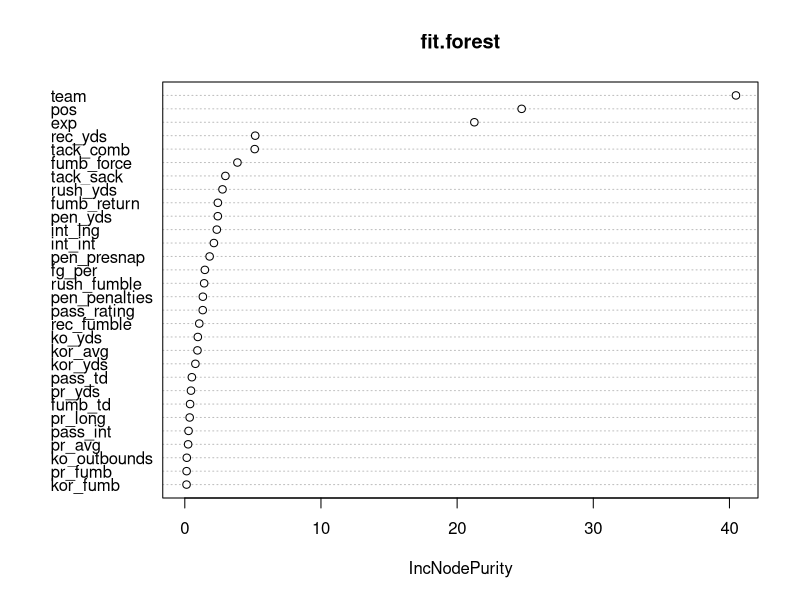
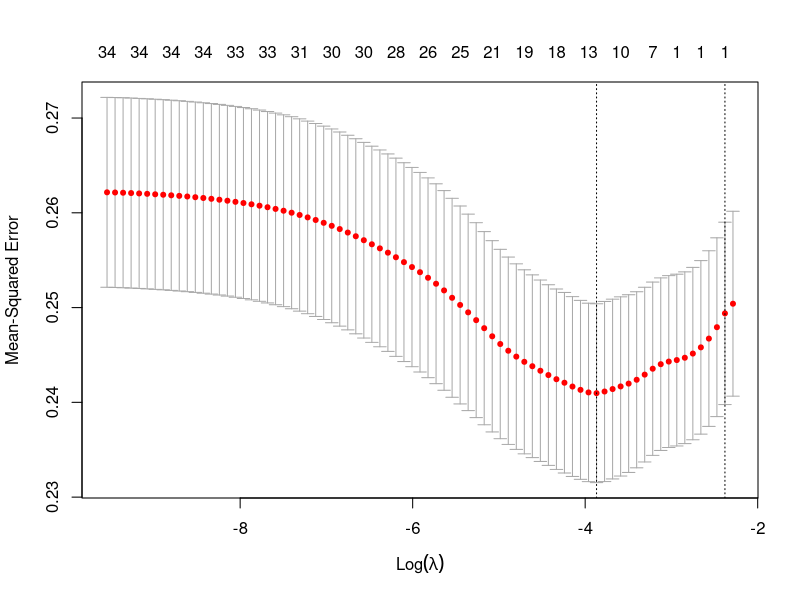
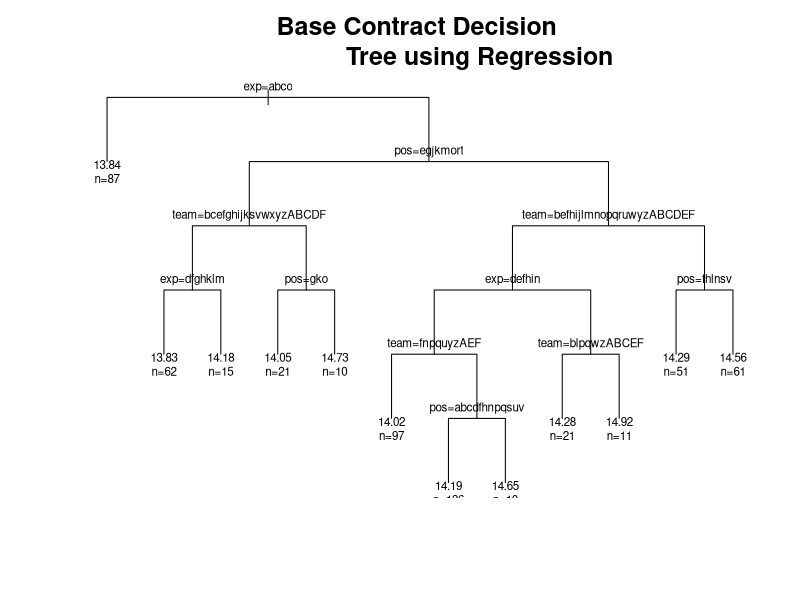

Write the R code that produced these figures, in order.
## ---- chunk 1
#load packages
load.libraries <- c('tidyverse', 'fastDummies', 'caret', 'janitor', 'randomForest', 'glmnet', 'rpart')
install.lib <- load.libraries[!load.libraries %in% installed.packages()]
for(libs in install.lib) install.packages(libs, dependences = TRUE)
sapply(load.libraries, require, character = TRUE)

options(scipen = 100)
## ---- chunk 2

df <- read.csv(file = "datasets/NFL_2020_stats_clean.csv") 


## ---- chunk 3

df <- df %>% 
  summarise(base,
            team = as.factor(team), 
            pos = as.factor(pos),
            exp = as.factor(exp),
            fg_per = cut(fg_per, 
                         breaks=c(-1, 0, 70, 80, 90, 100), 
                         labels=c("0", "<=70%", ">70-80%", ">80-90%", ">90-100%")),
            fg_blk = as.factor(fg_blk),
            fumb_force = as.factor(fumb_force),
            fumb_return = as.factor(fumb_return),
            fumb_td = as.factor(fumb_td),
            int_int = as.factor(as.integer(int_int)),
            int_lng = cut(int_lng, 
                         breaks=c(-100, 0, 15, 30, 60, 100), 
                         labels=c("0", "1-15", "16-30", "31-60", ">60")),
            ko_yds = cut(ko_yds, 
                         breaks=c(-1, 0, 4000, 5000, 6000, 10000), 
                         labels=c("0", ">0-4000", ">4000-5000", ">5000-6000", ">6000")),
            ko_osk_rec = as.factor(as.integer(ko_osk_rec)),
            ko_td = as.factor(as.integer(ko_td)),
            ko_outbounds = as.factor(as.integer(ko_oob)),
            kor_avg = cut(kor_avg, 
                         breaks=c(-1, 0, 10, 20,30,50), 
                         labels=c("0", ">0-10", ">10-20", ">20-30", ">30")),
            kor_yds = cut(kor_yds, 
                         breaks=c(-1, 0, 250,500,750,1500), 
                         labels=c("0", "1-250", "251-500", ">501-750", ">750")),
            kor_td = cut(kor_td,
                         breaks=c(-1, 0, 5),
                         labels=c("None", "One or more")),
            kor_fumb = as.factor(as.integer(kor_fumb)),
            pass_td = cut(pass_td,
                          breaks=c(-1, 0, 10, 20, 30, 90),
                          labels=c("None", "1-10", "11-20", "21-30", "31+")),
            pass_int = cut(pass_int, 
                           breaks=c(-1, 0, 5, 10, 20), 
                           labels=c("0", "1-5", "6-10", "11+")),
            pass_rating = cut(pass_rate, 
                              breaks=c(-1, 0, 50, 70, 90, 120, 200), 
                              labels=c("0", ">0-50", ">50-70", ">70-90", ">90-120", "120+")),
            pen_penalties = cut(pen_pen,
                                breaks=c(-1, 0, 3,6,9,20),
                                labels=c("0", "0-3", "4-6", "7-9", "10+")),
            pen_yds = cut(pen_yds,
                          breaks=c(-1, 0, 30, 60, 90, 150),
                          labels=c("0", "1-30","31-60","61-90", "91+")),
            pen_presnap = as.factor(pen_presnap),
            pr_avg = cut(pr_avg,
                         breaks = c(-100, 0, 10, 20, 150),
                         labels=c("0", "1-10", "11-20", "21+")),
            pr_yds = cut(pr_yds,
                         breaks = c(-100, 0, 100, 200, 300, 1000),
                         labels=c("0", "1-100", "101-200", "201-300", "201+")),
            pr_long = cut(pr_lng,
                         breaks = c(-100, 0, 20, 50, 150),
                         labels=c("0", "0-20", "21-50", "50+")),
            pr_fumb = cut(pr_fumb,
                          breaks = c(-100, 0, 100),
                          labels = c("None", "One or more")),
            rec_yds = cut(rec_yds,
                         breaks = c(-100, 0, 250, 500, 750, 1000, 2000),
                         labels=c("0", "1-250", "251-500", "501-750", "750-1000", "1000+")),
            rec_fumble = as.factor(as.integer(rec_fum)),
            rush_yds = cut(rush_yds,
                           breaks = c(-100, 0, 250, 500, 750, 1000, 1500, 2500),
                           labels=c("0", "1-250", "251-500", "501-750", "750-1000", "1001-1500", "1500+")),
            rush_fumble = cut(rush_fum_rush,
                              breaks = c(0, 1, 2, 3, 4, 5, 6, 10),
                              labels=c("0", "1", "2", "3", "4", "5", "6+"),
                              right = FALSE),
            tack_comb = cut(tack_comb,
                              breaks = c(-100, 0, 50, 100, 500),
                              labels=c("0", "1-50", "51-100", "101+")),
            tack_sack = cut(tack_sck,
                            breaks=c(-100, 0, 5, 10, 100),
                            labels=c("0", "1-5", "6-10", "10+"))
            )
            
            

# only look at base contracts below $5M.
            
df <- df[df$base < 5000000,]


# take the log of target value for more accurate modeling             
df$base <- log(df$base)


## ---- chunk 4
df %>% summarise(maxBase = max(base), minBase = min(base), baseRange = maxBase - minBase)

baseRange <- max(df$base) - min(df$base)
## ---- chunk 5
set.seed(1)
                  
trainIndex <- createDataPartition(df$base, p = .7,
                                  list = FALSE,
                                  times = 1)
train <- df[ trainIndex,]
test <- df[-trainIndex,]

totalData <- rbind(train,test)
for (x in 1:length(names(totalData))) {
  levels(train[, x]) <- levels(totalData[, x])
}
## ---- chunk 6
fit.aov <- aov(base ~ ., data = train)

print(fit.aov)

summary(fit.aov)

# can compare predictions and actual results with below code

#fit.aov$xlevels <- Map(union, fit.aov$xlevels, lapply(test[,c(2:ncol(test))], unique))

#prediction <- as.double(predict(fit.aov, test, interval="confidence"))

#actual <- test %>% 
 # summarise(base)

#temp <- cbind(prediction, actual)

#temp %>% summarise(prediction, base, diff_dollars = exp(prediction) - exp(base))


## ---- chunk 7


fit.forest <- randomForest(base~., data = train)

summary(fit.forest)

print(fit.forest)

varImpPlot(fit.forest)

# following code shows predictions vs. actual data in test data set

#prediction <- as.double(predict(fit.forest, test, interval = "confidence"))

#actual <- test %>% 
 # summarise(base)


#temp <- cbind(prediction, actual)

#temp %>% summarise(prediction, base, diff_dollars = exp(prediction) - exp(base))


## ---- chunk 8

# predictor variables
x <- data.matrix(train[,c(2:ncol(train))])


# target variable 
y <- train$base

fit.lasso <- cv.glmnet(x, y, alpha = 1)

best_lambda <- fit.lasso$lambda.min

best_lambda

plot(fit.lasso)

## ---- chunk 9
# find best model
fit.lasso <- glmnet(x, y, alpha = 1, lambda = best_lambda)

coef(fit.lasso)

print(fit.lasso)
## ---- chunk 10
#use fitted best model to make predictions
y_predicted <- predict(fit.lasso, s = best_lambda, newx = x)

#find SST and SSE
sst <- sum((y - mean(y))^2)
sse <- sum((y_predicted - y)^2)

#find R-Squared
rsq <- 1 - sse/sst
rsq
## ---- chunk 11

# following code compares predictions from lasso regression model to actual results

#define new observation
#new = data.matrix(test[,2:ncol(test)])

#use lasso regression model to predict response value
#prediction <- as.double(predict(fit.lasso, s = best_lambda, newx = new))

#actual <- test %>% 
#  summarise(base)


#temp <- cbind(prediction, actual)

#temp %>% summarise(prediction, base, diff_dollars = exp(prediction) - exp(base))

## ---- chunk 12
fit.dt <- rpart(base~., method = "anova", data = train)

# Output to be present as PNG file
png(file = "visualizations/decTreeGFG.png", width = 1200, 
                            height = 1200)
  
# Plot
plot(fit.dt, uniform = TRUE,
          main = "Base Contract Decision 
                 Tree using Regression", cex.lab=1.5, cex.axis=1.5, cex.main=1.5, cex.sub=1.5)
text(fit.dt, use.n = TRUE, cex = .7, cex.lab=4, cex.axis=4, cex.sub=4)
  
# Saving the file
dev.off()

print(fit.dt)
## ---- chunk 13
y_predicted <- predict(fit.dt, train, method = "anova")



#find SST and SSE
sst <- sum((y - mean(y))^2)
sse <- sum((y_predicted - y)^2)

#find R-Squared
rsq <- 1 - sse/sst
rsq

## ---- chunk 14
# following code compares predictions from decision tree regression model to actual results


#use decision tree model to predict response value
#prediction <- as.double(predict(fit.dt, test, method = "anova"))

#actual <- test %>% 
 #  summarise(base)


#temp <- cbind(prediction, actual)

#temp %>% summarise(prediction, base, diff_dollars = exp(prediction) - exp(base))

